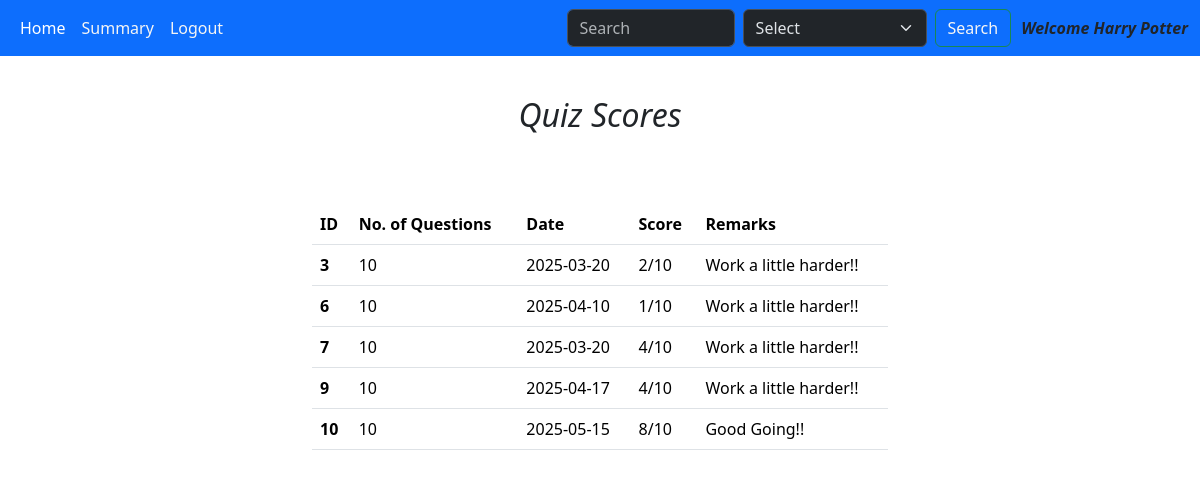
Screenshot of /scores (signed in) with the database file from the repository.
### models.py (models this page shows)
class User(db.Model):
    id = db.Column(db.Integer, primary_key = True)
    username = db.Column(db.String(120), nullable = False, unique = True)
    password = db.Column(db.String(100), nullable = False)
    name = db.Column(db.String(100), nullable = False)
    qualification = db.Column(db.String(120))
    dob = db.Column(db.Date, nullable = False)

class Quiz(db.Model):
    id = db.Column(db.Integer, primary_key = True)
    chapter_id = db.Column(db.Integer, db.ForeignKey('chapter.id'), nullable = False)
    date_of_quiz = db.Column(db.Date, nullable = False)
    time_duration = db.Column(db.Time, nullable = False)
    quiz_attempted = db.Column(db.Integer())
    questions = db.Relationship('Questions', backref = 'quiz')

### app.py (the view)
@app.route('/scores')
def scores():
    quizzes = Quiz.query.all()
    user_id = session.get('user_id')
    user_obj = User.query.get(user_id)
    user_scores = Scores.query.filter_by(user_id = user_id).all()
    score_dict = {}
    for score in user_scores:
        l = []
        if score.total_scored <= 5:
            remarks = 'Work a little harder!!'
            l.append(score.total_scored)
            l.append(remarks)
        elif score.total_scored >5:
            remarks = 'Good Going!!'
            l.append(score.total_scored)
            l.append(remarks)
        score_dict[score.quiz_id] = l
    return render_template('scores.html', quizzes = quizzes, score_dict = score_dict, user_obj = user_obj)

### templates/scores.html (shortened to what this page needs)
<!DOCTYPE html>
<html lang="en">
<head>
    <link rel="stylesheet" href="/static/style.css">
    <link href="https://cdn.jsdelivr.net/npm/bootstrap@5.3.3/dist/css/bootstrap.min.css"
    rel="stylesheet"
>
</head>
<body>
    <nav class="navbar navbar-expand-lg bg-primary" data-bs-theme="dark" >
        <div class="container-fluid">
          <div class="collapse navbar-collapse" id="navbarSupportedContent">
            <ul class="navbar-nav me-auto mb-2 mb-lg-0">
              <li class="nav-item">
                <a class="nav-link active" aria-current="page" href="/user_dashboard">Home</a>
              </li>
              <li class="nav-item dropdown">
                <a class="nav-link" href="/summary_user" style="color:whitesmoke">
                  Summary
                </a>
              </li>
              <li class="nav-item">
                <a class="nav-link" style="color:whitesmoke" href="/logout">Logout</a>
              </li>
            </ul>
            <form class="d-flex" role="search" action="/search_user">
              <input class="form-control me-2" type="search" placeholder="Search" aria-label="Search">
              <select class="form-select me-2" aria-label="Default select example">
                <option selected>Select</option>
              </select>
              <button class="btn btn-outline-success" type="submit" style="color:whitesmoke">Search</button>
            </form>
            <span style="text-align:center; margin-left:10px; font-style:italic; font-weight: 700;">Welcome {{ user_obj.name }}</span>
          </div>
        </div>
    </nav>
    <div class="upcoming_quizes" style="height:400px;">
        <div id="up_quizzes" style="text-align:center; margin-top:8px; font-style:oblique">
            <h2>Quiz Scores</h2>
        </div>
        <div class="container-fluid" style="margin-top:70px;">
            <table class="table caption-top">
                <thead>
                  <tr>
                    <th scope="col">ID</th>
                    <th scope="col">No. of Questions</th>
                    <th scope="col">Date</th>
                    <th scope="col">Score</th>
                    <th scope="col">Remarks</th>
                  </tr>
                </thead>
                <tbody>
                  {% for quiz in quizzes %}
                  {% if quiz.quiz_attempted %}
                  <tr>
                    <th scope="row">{{ quiz.id }}</th>
                    <td>{{ quiz.questions|length }}</td>
                    <td>{{ quiz.date_of_quiz }}</td>
                    <td>{{ score_dict[quiz.id][0] }}/{{ quiz.questions|length }}</td>
                    <td>{{ score_dict[quiz.id][1] }}</td>
                  </tr>
                  {% endif %}
                  {% endfor %}
                </tbody>
            </table>
        </div>
    </div>
</body>
</html>

### static/style.css (style rules this page uses)
* { margin:0px; }
.upcoming_quizes { margin:auto; margin-top: 40px; width:600px; border:none; border-radius: 10px; }

### rows the page displays
User: name "Harry Potter"
Quiz: id "3", questions|length "10", date_of_quiz "2025-03-20", chapter "2", score_dict "Work a little harder!!"
Quiz: id "6", questions|length "10", date_of_quiz "2025-04-10", quiz_attempted "1", score_dict "Work a little harder!!"
Quiz: id "7", questions|length "10", date_of_quiz "2025-03-20", score_dict "4", score_dict "Work a little harder!!"
Quiz: id "9", questions|length "10", date_of_quiz "2025-04-17", score_dict "4", score_dict "Work a little harder!!"
Quiz: id "10", questions|length "10", date_of_quiz "2025-05-15", score_dict "8", score_dict "Good Going!!"
